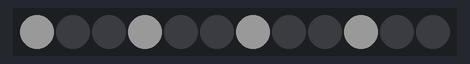
Bench run of a sketch on a simulated ESP32. Parts: 12 RGB LEDs in strip order, left to right. Dim RGB values are drawn brighter than linear.

Above: at 3.33 s.
At 7.63 s:
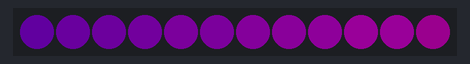
At 11.93 s:
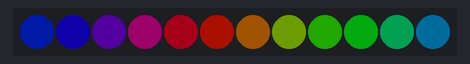
At 21.45 s:
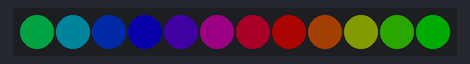
At 31.27 s:
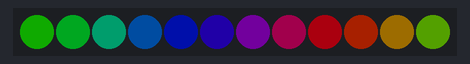
At 39.63 s:
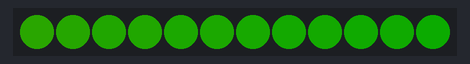

The sketch:

09_NeoPixelFundamentals.ino
```cpp
/*
 * Author: Iwan
 * Project: 09 NeoPixel Fundamentals
 * Hardware: WS2812B (Ring or Stick) + ESP32/Arduino
 * Description: Basic testing suite with 4 distinct animations.
 */

#include <Adafruit_NeoPixel.h>

// --- USER CONFIGURATION (MODIFY HERE) ---
#define DataPin      14    // Data output pin
#define LedCount     12    // <--- STUDENT: SET THE NUMBER OF PIXELS IN YOUR DEVICE
#define Brightness   50    // Brightness level (0 to 255) to manage power draw

// NeoPixel object declaration
Adafruit_NeoPixel Strip(LedCount, DataPin, NEO_GRB + NEO_KHZ800);

void setup() {
  Strip.begin();           // Initialize hardware pins
  Strip.show();            // Turn off all pixels initially
  Strip.setBrightness(Brightness);
}

void loop() {
  // ANIMATION 1: Color Wipe (Sequential filling)
  // Parameters: (Color in RGB format, Delay time)
  ShowColorWipe(Strip.Color(255, 0, 0), 50); // Red
  ShowColorWipe(Strip.Color(0, 255, 0), 50); // Green
  ShowColorWipe(Strip.Color(0, 0, 255), 50); // Blue

  // ANIMATION 2: Theater Chase (Marquee effect)
  // Parameters: (Color in RGB format, Delay time)
  ShowTheaterChase(Strip.Color(127, 127, 127), 50); // Soft White

  // ANIMATION 3: Rainbow (Static spectrum)
  ShowRainbow(20);

  // ANIMATION 4: Rainbow Cycle (Flowing spectrum)
  ShowRainbowCycle(20);
}

// --- ANIMATION FUNCTIONS ---

// Fills pixels one by one
void ShowColorWipe(uint32_t Color, int Wait) {
  for(int i=0; i < Strip.numPixels(); i++) {
    Strip.setPixelColor(i, Color);
    Strip.show();
    delay(Wait);
  }
}

// Marquee-style flashing lights
void ShowTheaterChase(uint32_t Color, int Wait) {
  for (int j=0; j < 10; j++) {
    for (int q=0; q < 3; q++) {
      for (int i=0; i < Strip.numPixels(); i=i+3) {
        Strip.setPixelColor(i+q, Color);
      }
      Strip.show();
      delay(Wait);
      for (int i=0; i < Strip.numPixels(); i=i+3) {
        Strip.setPixelColor(i+q, 0);
      }
    }
  }
}

// Displays a rainbow across the entire strip
void ShowRainbow(int Wait) {
  uint16_t i, j;
  for(j=0; j < 256; j++) {
    for(i=0; i < Strip.numPixels(); i++) {
      Strip.setPixelColor(i, Wheel((i+j) & 255));
    }
    Strip.show();
    delay(Wait);
  }
}

// Creates a flowing rainbow effect
void ShowRainbowCycle(int Wait) {
  uint16_t i, j;
  for(j=0; j < 256*5; j++) {
    for(i=0; i < Strip.numPixels(); i++) {
      Strip.setPixelColor(i, Wheel(((i * 256 / Strip.numPixels()) + j) & 255));
    }
    Strip.show();
    delay(Wait);
  }
}

// Helper function to generate smooth colors (Color Wheel)
uint32_t Wheel(byte WheelPos) {
  WheelPos = 255 - WheelPos;
  if(WheelPos < 85) {
    return Strip.Color(255 - WheelPos * 3, 0, WheelPos * 3);
  }
  if(WheelPos < 170) {
    WheelPos -= 85;
    return Strip.Color(0, WheelPos * 3, 255 - WheelPos * 3);
  }
  WheelPos -= 170;
  return Strip.Color(WheelPos * 3, 255 - WheelPos * 3, 0);
}
```
